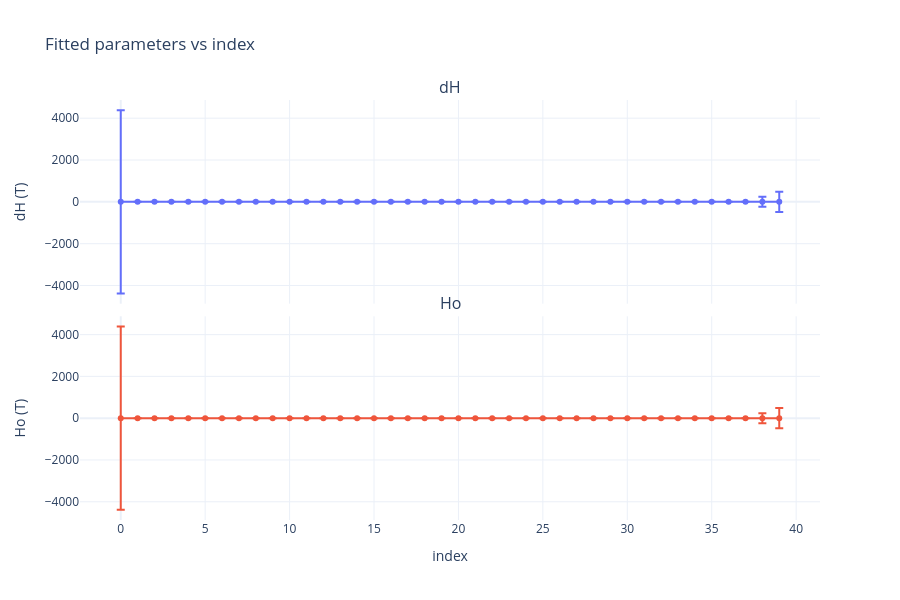

Notebook source saved alongside this figure:
### Code cell
fits_storage.plot_fit_parameters_subplots(
    data_L_fits,
    x_axis="index",
    params=["dH", "Ho"],
    x_label= "index"#"μ₀H (T)"
)
